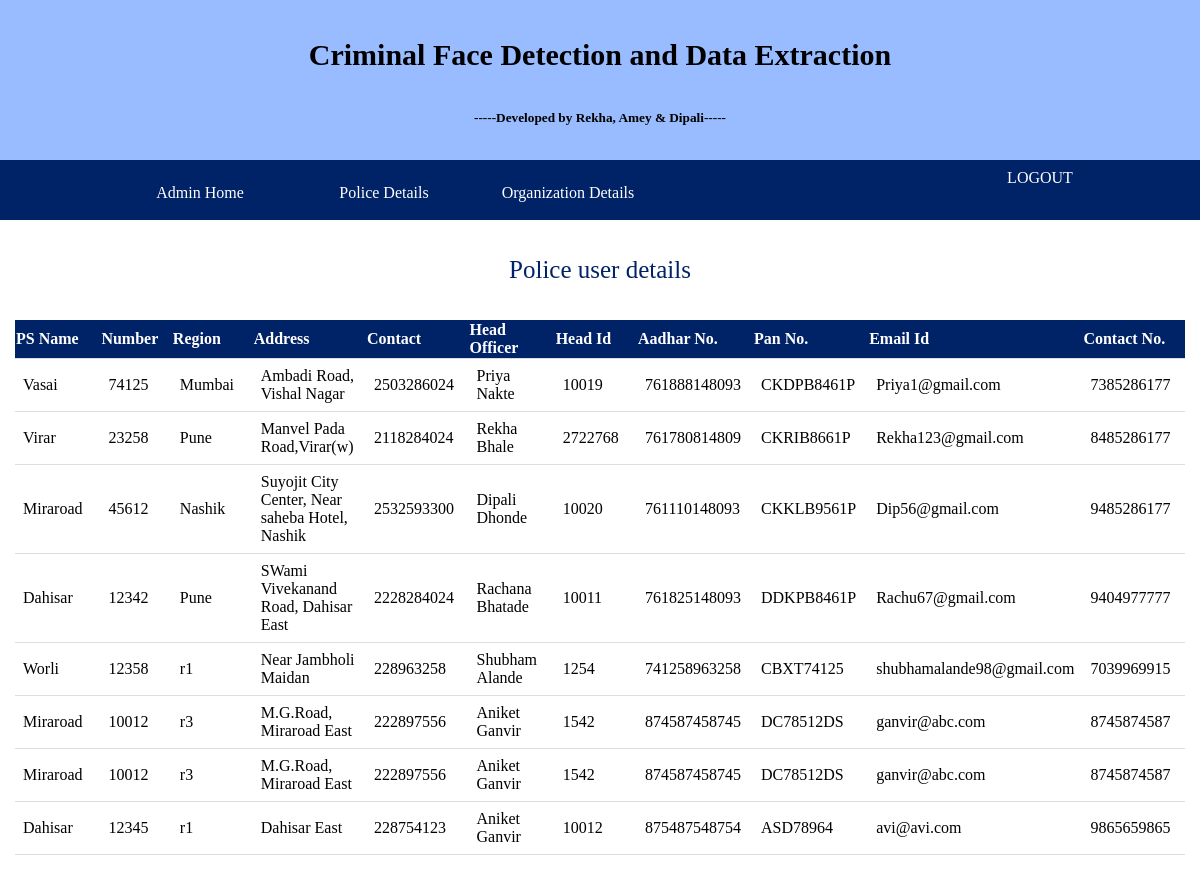
The app's page /admin_user2det with its own data.
### tables this page shows
CREATE TABLE "police_reg" (
	`name_of_police_stn`	TEXT,
	`police_stn_no`	INTEGER,
	`region1`	TEXT,
	`address_ps`	TEXT,
	`ps_phone1`	INTEGER,
	`head_officer`	TEXT,
	`head_id`	INTEGER,
	`head_aadhar`	INTEGER,
	`head_pan`	INTEGER,
	`head_email`	TEXT,
	`head_mob_no`	NUMERIC,
	`head_user_id1`	TEXT,
	`head_pass1`	BLOB,
	`head_pass21`	TEXT,
	`usertype`	TEXT DEFAULT 'police',
	`status`	INTEGER DEFAULT 'false'
);

### app.py (the view)
@app.route('/admin_user2det')
def show():
    con = sqlite3.connect("database.db")
    con.row_factory = sqlite3.Row
    cur = con.cursor()
    cur.execute("select * from police_reg")
    rows = cur.fetchall();
    return render_template("admin_user2det.html", rows=rows)

### templates/admin_user2det.html (shortened to what this page needs)
{% extends 'layout.html' %}
{% block content %}
   <br><br>
   <p>Police user details</p>
   <br><br>
      <table>
         <thead>
            <th>PS Name</th>
            <th>Number</th>
            <th>Region</th>
            <th>Address</th>
            <th>Contact</th>
            <th>Head Officer</th>
            <th>Head Id</th>
            <th>Aadhar No.</th>
            <th>Pan No.</th>
            <th>Email Id</th>
            <th>Contact No.</th>
         </thead>
         {% for row in rows %}
            <tr>
               <td>{{row["name_of_police_stn"]}}</td>
               <td>{{row["police_stn_no"]}}</td>
               <td> {{ row["region1"]}}</td>
               <td>{{row['address_ps']}}</td>
                <td>{{row["ps_phone1"]}}</td>
               <td>{{row["head_officer"]}}</td>
               <td> {{ row["head_id"]}}</td>
               <td>{{row['head_aadhar']}}</td>
                <td>{{row["head_pan"]}}</td>
               <td>{{row["head_email"]}}</td>
               <td> {{ row["head_mob_no"]}}</td>
            </tr>
         {% endfor %}
      </table>
   <br><br><br><br>
{% endblock %}

### templates/layout.html (shortened to what this page needs)
<!DOCTYPE html>
	<div class="d1">
		<h1>Criminal Face Detection and Data Extraction</h1>
		<h5>-----Developed by Rekha, Amey & Dipali-----</h5>
	</div>
	<div class="d2">
		<ul >
			<li><a href="/admin_home">Admin Home</a></li>
			<li><a href="/admin_user2det">Police Details</a></li>
			<li><a href="/admin_user3det">Organization Details</a></li>
			<li style="float:right; margin-right:70px;"><a href="/logout">LOGOUT</a></li>
		</ul>
	</div>
<section>
     {% block content %}{% endblock %}
</section>

### templates/layout.html (style rules this page uses)
* { margin:0; }
.d1 { width:100%; height:160px; background-color:#99bbff; color:black; }
h1 { text-align:center; line-height:110px; font-size:30px; text-decoration:bold; }
h5 { text-align:center; }
.d2 { width:100%; height:60px; background-color:#002266; color:white; line-height:65px; }
ul { margin-left:70px; display:block; }
ul li { display:inline-block; width:180px; text-align:center; }
ul li a { display:block; color:white; text-decoration:none; }

### templates/admin_user2det.html (style rules this page uses)
p { text-align:center; font-size:25px; color:#002266; }
table { border-collapse: collapse; margin-left:15px; margin-right:15px; }
tr, td { border-bottom: 1px solid #ddd; text-align: left; padding: 8px; width:120px; }
td { height:30px; }
th { width:120px; background-color: #002266; color: white; height:35px; text-decoration:bold; }
a { display:block; color:white; text-decoration:none; height:35px; line-height:35px; border-radius:5px; text-align:center; background-color: #002266; }

### records on screen
police_reg: name_of_police_stn "Vasai", police_stn_no "74125", region1 "Mumbai", address_ps "Ambadi Road, Vishal Nagar", ps_phone1 "2503286024", head_officer "Priya Nakte", head_id "10019", head_aadhar "761888148093", head_pan "CKDPB8461P", head_email "Priya1@gmail.com", head_mob_no "7385286177"
police_reg: name_of_police_stn "Virar", police_stn_no "23258", region1 "Pune", address_ps "Manvel Pada Road,Virar(w)", ps_phone1 "2118284024", head_officer "Rekha Bhale", head_id "2722768", head_aadhar "761780814809", head_pan "CKRIB8661P", head_email "Rekha123@gmail.com", head_mob_no "8485286177"
police_reg: name_of_police_stn "Miraroad", police_stn_no "45612", region1 "Nashik", address_ps "Suyojit City Center, Near saheba Hotel, Nashik", ps_phone1 "2532593300", head_officer "Dipali Dhonde", head_id "10020", head_aadhar "761110148093", head_pan "CKKLB9561P", head_email "Dip56@gmail.com", head_mob_no "9485286177"
police_reg: name_of_police_stn "Dahisar", police_stn_no "12342", region1 "Pune", address_ps "SWami Vivekanand Road, Dahisar East", ps_phone1 "2228284024", head_officer "Rachana Bhatade", head_id "10011", head_aadhar "761825148093", head_pan "DDKPB8461P", head_email "Rachu67@gmail.com", head_mob_no "9404977777"
police_reg: name_of_police_stn "Worli", police_stn_no "12358", region1 "r1", address_ps "Near Jambholi Maidan", ps_phone1 "228963258", head_officer "Shubham Alande", head_id "1254", head_aadhar "741258963258", head_pan "CBXT74125", head_email "shubhamalande98@gmail.com", head_mob_no "7039969915"
police_reg: name_of_police_stn "Miraroad", police_stn_no "10012", region1 "r3", address_ps "M.G.Road, Miraroad East", ps_phone1 "222897556", head_officer "Aniket Ganvir", head_id "1542", head_aadhar "874587458745", head_pan "DC78512DS", head_email "ganvir@abc.com", head_mob_no "8745874587"
police_reg: name_of_police_stn "Miraroad", police_stn_no "10012", region1 "r3", address_ps "M.G.Road, Miraroad East", ps_phone1 "222897556", head_officer "Aniket Ganvir", head_id "1542", head_aadhar "874587458745", head_pan "DC78512DS", head_email "ganvir@abc.com", head_mob_no "8745874587"
police_reg: name_of_police_stn "Dahisar", police_stn_no "12345", region1 "r1", address_ps "Dahisar East", ps_phone1 "228754123", head_officer "Aniket Ganvir", head_id "10012", head_aadhar "875487548754", head_pan "ASD78964", head_email "avi@avi.com", head_mob_no "9865659865"
